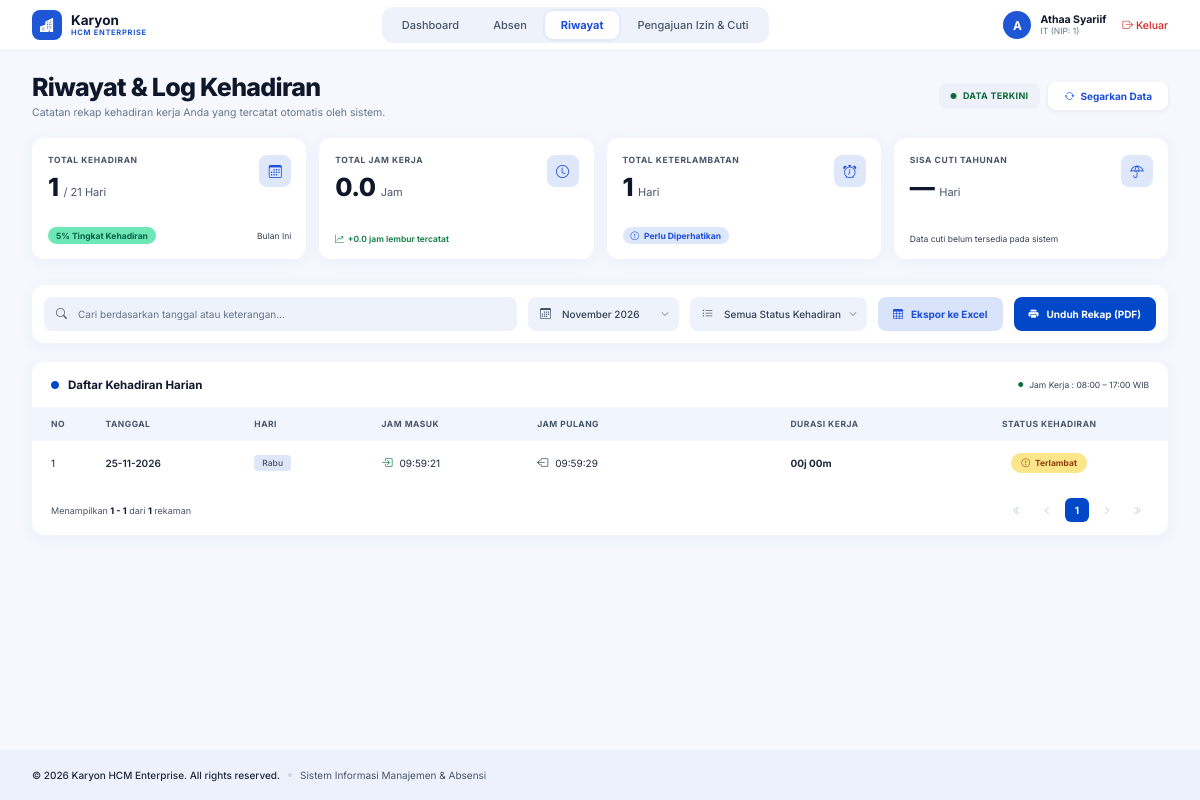
/karyawan/riwayat.php (signed in), run on the app's committed database.
### tables this page shows
CREATE TABLE `karyawan` (
  `id` int(11) NOT NULL,
  `nip` varchar(20) NOT NULL,
  `nama` varchar(100) NOT NULL,
  `jabatan_id` int(11) DEFAULT NULL,
  `no_hp` varchar(15) DEFAULT NULL,
  `alamat` text DEFAULT NULL
);

CREATE TABLE `jabatan` (
  `id` int(11) NOT NULL,
  `kode_jabatan` varchar(20) NOT NULL,
  `nama_jabatan` varchar(50) NOT NULL
);

CREATE TABLE `absensi` (
  `id` int(11) NOT NULL,
  `karyawan_id` int(11) NOT NULL,
  `tanggal` date NOT NULL,
  `jam_masuk` time DEFAULT NULL,
  `jam_pulang` time DEFAULT NULL,
  `status` enum('Hadir','Izin','Sakit','Alpha','Cuti') DEFAULT 'Hadir',
  `keterangan` varchar(255) DEFAULT NULL,
  `pengajuan_id` int(11) DEFAULT NULL
);

### includes/fungsi.php (called while the page is built, shortened)
<?php
function h($teks) {
    return htmlspecialchars($teks ?? '');
}
function terlambat($jam_masuk) {
    $batas = strtotime(JAM_MASUK) + (TOLERANSI_MENIT * 60);
    return strtotime($jam_masuk) > $batas;
}
function jam_kerja_teks() {
    return substr(JAM_MASUK, 0, 5) . ' &ndash; ' . substr(JAM_PULANG, 0, 5) . ' WIB';
}

### karyawan/riwayat.php (the view, shortened to what this page needs)
<?php
require_once '../auth/cek_session.php';
$karyawan_id = (int)$_SESSION['karyawan_id'];
$nama_hari  = ['Minggu','Senin','Selasa','Rabu','Kamis','Jumat','Sabtu'];
$nama_bulan = [1=>'Januari','Februari','Maret','April','Mei','Juni','Juli','Agustus','September','Oktober','November','Desember'];
$bulan = $_GET['bulan'] ?? date('Y-m');
$cari          = trim($_GET['cari'] ?? '');
$status_filter = $_GET['status'] ?? '';
$awal  = $bulan . '-01';
$akhir = date('Y-m-t', strtotime($awal));
$label_bulan = $nama_bulan[(int)substr($bulan, 5, 2)] . ' ' . substr($bulan, 0, 4);
$stmt = $conn->prepare("SELECT * FROM absensi WHERE karyawan_id = ? AND tanggal BETWEEN ? AND ? ORDER BY tanggal DESC");
$stmt->bind_param('iss', $karyawan_id, $awal, $akhir);
$stmt->execute();
$res = $stmt->get_result();
$semua = [];
$sekarang = time();
$hari_ini = date('Y-m-d');
while ($r = $res->fetch_assoc()) {
    $ts_masuk  = $r['jam_masuk']  ? strtotime($r['tanggal'] . ' ' . $r['jam_masuk'])  : null;
    $ts_pulang = $r['jam_pulang'] ? strtotime($r['tanggal'] . ' ' . $r['jam_pulang']) : null;
    $r['terlambat'] = $ts_masuk && terlambat($r['jam_masuk']);
    $r['durasi'] = null;
    if ($ts_masuk && $ts_pulang)                      $r['durasi'] = max(0, $ts_pulang - $ts_masuk);
    elseif ($ts_masuk && $r['tanggal'] === $hari_ini) $r['durasi'] = max(0, $sekarang - $ts_masuk);
    $r['lembur'] = $ts_pulang ? max(0, $ts_pulang - strtotime($r['tanggal'] . ' ' . JAM_PULANG)) : 0;
    $r['status_label'] = $r['status'] !== 'Hadir' ? $r['status']
        : (!$ts_pulang ? 'Hadir' : ($r['terlambat'] ? 'Terlambat' : 'Tepat Waktu'));
    $r['hari_nama'] = $nama_hari[(int)date('w', strtotime($r['tanggal']))];
    $semua[] = $r;
}
$total_hadir = count(array_filter($semua, function ($r) { return $r['status'] === 'Hadir'; }));
$hari_kerja = 0;
for ($t = strtotime($awal); $t <= strtotime($akhir); $t += 86400) {
    if ((int)date('N', $t) <= 5) $hari_kerja++;
}
$persen = $hari_kerja ? min(100, (int)round($total_hadir / $hari_kerja * 100)) : 0;
$detik_kerja = 0; $detik_lembur = 0; $terlambat = 0;
foreach ($semua as $r) {
    if ($r['jam_pulang']) $detik_kerja += (int)$r['durasi'];
    $detik_lembur += $r['lembur'];
    if ($r['terlambat']) $terlambat++;
}
$jam_kerja = number_format($detik_kerja / 3600, 1, '.', '');
$jam_lembur = number_format($detik_lembur / 3600, 1, '.', '');
$rows = array_values(array_filter($semua, function ($r) use ($cari, $status_filter) {
    if ($status_filter !== '' && $r['status_label'] !== $status_filter) return false;
    if ($cari !== '') {
        $hay = mb_strtolower($r['tanggal'] . ' ' . date('d-m-Y', strtotime($r['tanggal'])) . ' ' . $r['hari_nama'] . ' ' . $r['status_label'] . ' ' . ($r['status'] ?? ''));
        if (mb_strpos($hay, mb_strtolower($cari)) === false) return false;
    }
    return true;
}));
function fmt_durasi($d) { return $d === null ? '—' : sprintf('%02dj %02dm', intdiv($d, 3600), intdiv($d % 3600, 60)); }
$per_page = 4;
$total = count($rows);
$pages = max(1, (int)ceil($total / $per_page));
$page  = min(max(1, (int)($_GET['page'] ?? 1)), $pages);
$offset = ($page - 1) * $per_page;
$tampil = array_slice($rows, $offset, $per_page);
$dari = $total ? $offset + 1 : 0;
$sampai = $offset + count($tampil);
$base_q = ['bulan' => $bulan, 'cari' => $cari, 'status' => $status_filter];
function link_hal($base_q, $p) { return '?' . http_build_query($base_q + ['page' => $p]); }
$url_excel = '?' . http_build_query($base_q + ['export' => 'csv']);
$p_awal = max(1, min($page - 2, $pages - 4));
$p_akhir = min($pages, $p_awal + 4);
$opsi_bulan = [];
for ($i = 0; $i < 12; $i++) {
    $ts = mktime(0, 0, 0, (int)date('n') - $i, 1, (int)date('Y'));
    $opsi_bulan[date('Y-m', $ts)] = $nama_bulan[(int)date('n', $ts)] . ' ' . date('Y', $ts);
}
$nama    = $_SESSION['nama'] ?? $_SESSION['nama_lengkap'] ?? $_SESSION['username'] ?? 'Karyawan';
$jabatan = $_SESSION['jabatan'] ?? 'Karyawan';
$nip     = $_SESSION['nip'] ?? $karyawan_id;
$q = $conn->prepare("SELECT k.nama, k.nip, j.nama_jabatan
                     FROM karyawan k LEFT JOIN jabatan j ON k.jabatan_id = j.id
                     WHERE k.id = ?");
$q->bind_param("i", $karyawan_id);
$q->execute();
if ($k = $q->get_result()->fetch_assoc()) {
    $nama    = $k['nama'];
    $jabatan = $k['nama_jabatan'] ?? 'Karyawan';
    $nip     = $k['nip'];
}
?>
<!DOCTYPE html>
<html lang="id">
<head>
<link href="https://cdn.jsdelivr.net/npm/bootstrap-icons@1.11.3/font/bootstrap-icons.css" rel="stylesheet">
</head>
<body>
<nav class="topbar">
  <a class="brand" href="dashboard.php">
    <span class="brand-logo"><i class="bi bi-buildings-fill"></i></span>
    <span><b>Karyon</b><small>HCM ENTERPRISE</small></span>
  </a>
  <div class="nav-pill">
    <a href="dashboard.php">Dashboard</a>
    <a href="absen.php">Absen</a>
    <a href="riwayat.php" class="active">Riwayat</a>
    <a href="pengajuan.php">Pengajuan Izin &amp; Cuti</a>
  </div>
  <div class="user-area">
    <div class="user">
      <span class="avatar"><?= h(strtoupper(mb_substr($nama, 0, 1))) ?></span>
      <div><b><?= h($nama) ?></b><small><?= h($jabatan) ?> (NIP: <?= h($nip) ?>)</small></div>
    </div>
    <a class="logout" href="../auth/logout.php"><i class="bi bi-box-arrow-right"></i>Keluar</a>
  </div>
</nav>
<main class="main-wrap">
<header class="page-intro">
  <div>
    <h1>Riwayat &amp; Log Kehadiran</h1>
    <p>Catatan rekap kehadiran kerja Anda yang tercatat otomatis oleh sistem.</p>
  </div>
  <div class="intro-tags">
    <span class="green-tag"><i class="bi bi-circle-fill"></i> DATA TERKINI</span>
    <a class="blue-tag" href="riwayat.php"><i class="bi bi-arrow-repeat"></i> Segarkan Data</a>
  </div>
</header>
<section class="history-stats">
  <article>
    <small>Total Kehadiran</small>
    <span class="stat-icon"><i class="bi bi-calendar3"></i></span>
    <div class="stat-value"><b><?= $total_hadir ?></b><span>/ <?= $hari_kerja ?> Hari</span></div>
    <div class="stat-foot"><span class="pill-green"><?= $persen ?>% Tingkat Kehadiran</span><span><?= $bulan === date('Y-m') ? 'Bulan Ini' : h($label_bulan) ?></span></div>
  </article>
  <article>
    <small>Total Jam Kerja</small>
    <span class="stat-icon"><i class="bi bi-clock"></i></span>
    <div class="stat-value"><b><?= h($jam_kerja) ?></b><span>Jam</span></div>
    <div class="stat-foot"><span class="txt-green"><i class="bi bi-graph-up-arrow"></i>+<?= h($jam_lembur) ?> jam lembur tercatat</span></div>
  </article>
  <article>
    <small>Total Keterlambatan</small>
    <span class="stat-icon"><i class="bi bi-alarm"></i></span>
    <div class="stat-value"><b><?= $terlambat ?></b><span>Hari</span></div>
    <div class="stat-foot">
      <?php if ($terlambat === 0): ?>
        <span class="pill-blue"><i class="bi bi-check-circle"></i> Kehadiran Tepat Waktu</span><span class="txt-green">Sempurna</span>
      <?php else: ?>
        <span class="pill-blue"><i class="bi bi-exclamation-circle"></i> Perlu Diperhatikan</span><span></span>
      <?php endif; ?>
    </div>
  </article>
  <article>
    <small>Sisa Cuti Tahunan</small>
    <span class="stat-icon"><i class="bi bi-umbrella"></i></span>
    <div class="stat-value"><b>&mdash;</b><span>Hari</span></div>
    <div class="stat-foot"><span>Data cuti belum tersedia pada sistem</span></div>
  </article>
</section>
<section class="history-tools">
  <form method="GET" id="formFilter">
    <label class="ctl search"><i class="bi bi-search"></i><input name="cari" value="<?= h($cari) ?>" placeholder="Cari berdasarkan tanggal atau keterangan..."></label>
    <label class="ctl month"><i class="bi bi-calendar3"></i>
      <select name="bulan" onchange="this.form.submit()">
        <?php foreach ($opsi_bulan as $v => $l): ?><option value="<?= h($v) ?>" <?= $v === $bulan ? 'selected' : '' ?>><?= h($l) ?></option><?php endforeach; ?>
      </select><i class="bi bi-chevron-down chev"></i>
    </label>
    <label class="ctl stat"><i class="bi bi-list-ul"></i>
      <select name="status" onchange="this.form.submit()">
        <option value="">Semua Status Kehadiran</option>
      </select><i class="bi bi-chevron-down chev"></i>
    </label>
    <a class="btn-x" href="<?= h($url_excel) ?>"><i class="bi bi-table"></i> Ekspor ke Excel</a>
    <button class="btn-main" type="button" onclick="window.print()"><i class="bi bi-printer-fill"></i> Unduh Rekap (PDF)</button>
  </form>
</section>
<section class="history-table-card">
  <div class="emp-card-head">
    <b><i class="bi bi-circle-fill blue-dot"></i> Daftar Kehadiran Harian</b>
    <span class="history-worktime"><i class="bi bi-circle-fill"></i> Jam Kerja : <?= jam_kerja_teks() ?></span>
  </div>
  <table class="history-table">
    <colgroup><col style="width:4.8%"><col style="width:13.1%"><col style="width:11.2%"><col style="width:13.7%"><col style="width:22.3%"><col style="width:14%"><col style="width:20.9%"></colgroup>
    <thead><tr><th>No</th><th>Tanggal</th><th>Hari</th><th>Jam Masuk</th><th>Jam Pulang</th><th>Durasi Kerja</th><th>Status Kehadiran</th></tr></thead>
    <tbody>
    <?php if ($tampil): $no = $offset + 1; foreach ($tampil as $r): ?>
      <tr>
        <td><?= $no++ ?></td>
        <td><?= date('d-m-Y', strtotime($r['tanggal'])) ?></td>
        <td><span class="day-pill"><?= h($r['hari_nama']) ?></span></td>
        <td><span class="time-cell in"><i class="bi bi-box-arrow-in-right"></i><?= h($r['jam_masuk'] ?? '—') ?></span></td>
        <td>
          <?php if ($r['jam_pulang']): ?>
            <span class="time-cell out"><i class="bi bi-box-arrow-left"></i><?= h($r['jam_pulang']) ?></span>
          <?php elseif ($r['status'] !== 'Hadir'): ?>
            <span class="still">—</span>
          <?php else: ?>
            <span class="still">--:-- (Masih Bekerja)</span>
          <?php endif; ?>
        </td>
        <td><b><?= fmt_durasi($r['durasi']) ?></b></td>
        <td>
          <?php if ($r['status'] !== 'Hadir'): ?>
            <span class="activity-badge st-<?= strtolower($r['status']) ?>"><?= h($r['status']) ?></span>
          <?php elseif ($r['status_label'] === 'Hadir'): ?>
            <span class="activity-badge"><i class="bi bi-circle-fill dot"></i> Hadir</span>
          <?php elseif ($r['status_label'] === 'Tepat Waktu'): ?>
            <span class="activity-badge"><i class="bi bi-check-circle"></i> Tepat Waktu</span>
          <?php else: ?>
            <span class="activity-badge late"><i class="bi bi-exclamation-circle"></i> Terlambat</span>
          <?php endif; ?>
        </td>
      </tr>
    <?php endforeach; else: ?>
      <tr><td colspan="7" class="empty-state">Belum ada data kehadiran untuk periode ini.</td></tr>
    <?php endif; ?>
    </tbody>
  </table>
  <div class="history-foot">
    <span>Menampilkan <b><?= $dari ?> - <?= $sampai ?></b> dari <b><?= $total ?></b> rekaman</span>
    <nav class="history-pager">
      <a class="<?= $page <= 1 ? 'off' : '' ?>" href="<?= h(link_hal($base_q, 1)) ?>"><i class="bi bi-chevron-double-left"></i></a>
      <a class="<?= $page <= 1 ? 'off' : '' ?>" href="<?= h(link_hal($base_q, max(1, $page - 1))) ?>"><i class="bi bi-chevron-left"></i></a>
      <?php for ($p = $p_awal; $p <= $p_akhir; $p++): ?>
        <a class="<?= $p === $page ? 'on' : '' ?>" href="<?= h(link_hal($base_q, $p)) ?>"><?= $p ?></a>
      <?php endfor; ?>
      <a class="<?= $page >= $pages ? 'off' : '' ?>" href="<?= h(link_hal($base_q, min($pages, $page + 1))) ?>"><i class="bi bi-chevron-right"></i></a>
      <a class="<?= $page >= $pages ? 'off' : '' ?>" href="<?= h(link_hal($base_q, $pages)) ?>"><i class="bi bi-chevron-double-right"></i></a>
    </nav>
  </div>
</section>
</main>
<footer class="site-footer">
  <b>© 2026 Karyon HCM Enterprise. All rights reserved.</b><i></i><span>Sistem Informasi Manajemen &amp; Absensi</span>
</footer>
</body>
</html>

### data on the page
karyawan: nama "A", nama "Athaa Syariif", jabatan.nama_jabatan "IT", nip "1"
absensi: status "1", status "5", tanggal "25-11-2026", hari_nama "Rabu", jam_masuk "09:59:21", jam_pulang "09:59:29", durasi "00j 00m", shows "Terlambat"

### other printed values
$hari_kerja "21"
$jam_kerja "0.0"
$jam_lembur "0.0"
$terlambat "1"
jam_kerja_teks() "08:00 – 17:00 WIB"
$dari "1"
$sampai "1"
$total "1"
form field bulan "November 2026"
